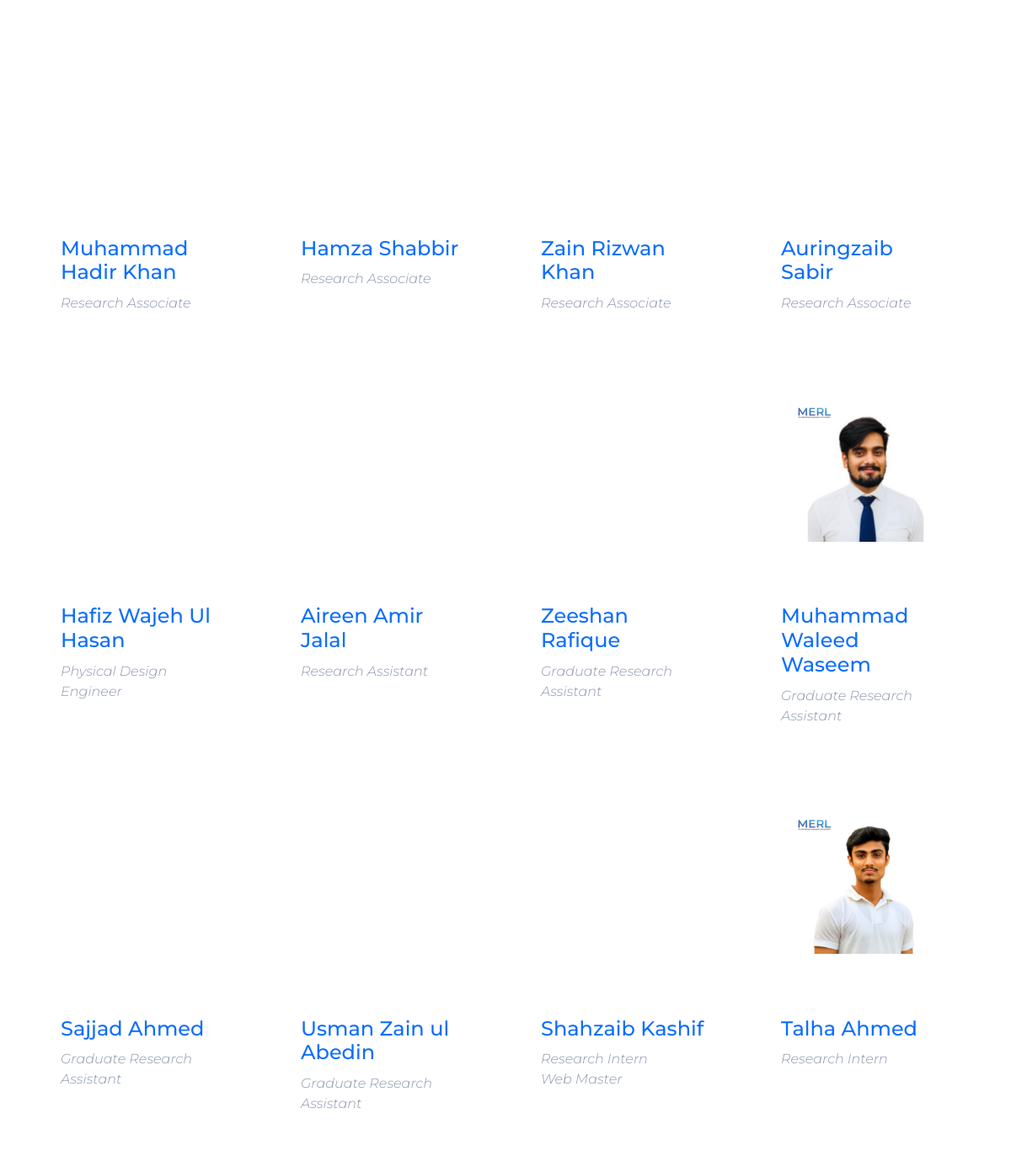
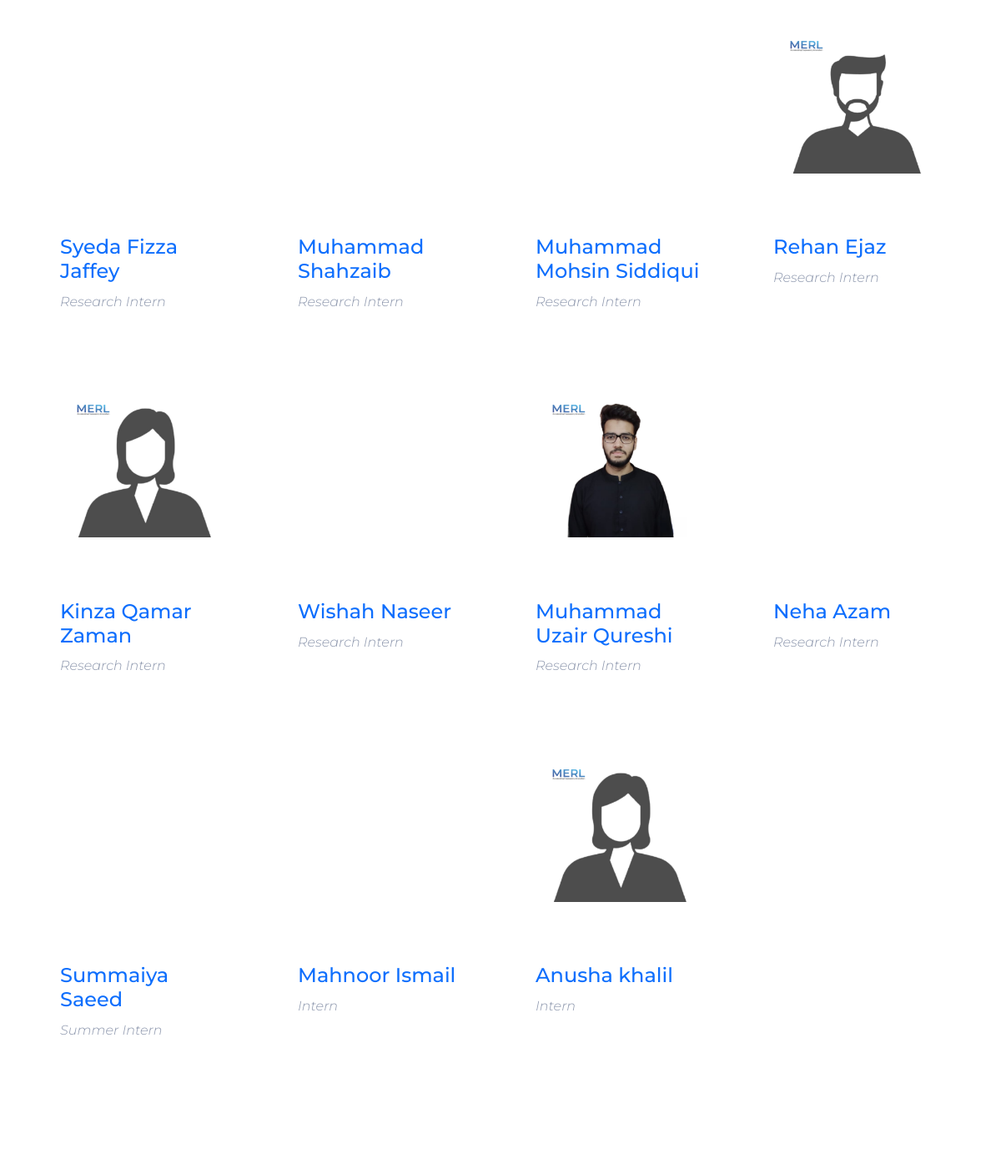
Before: /team/ (middle part) with the older database file (2 pictures, top to bottom).
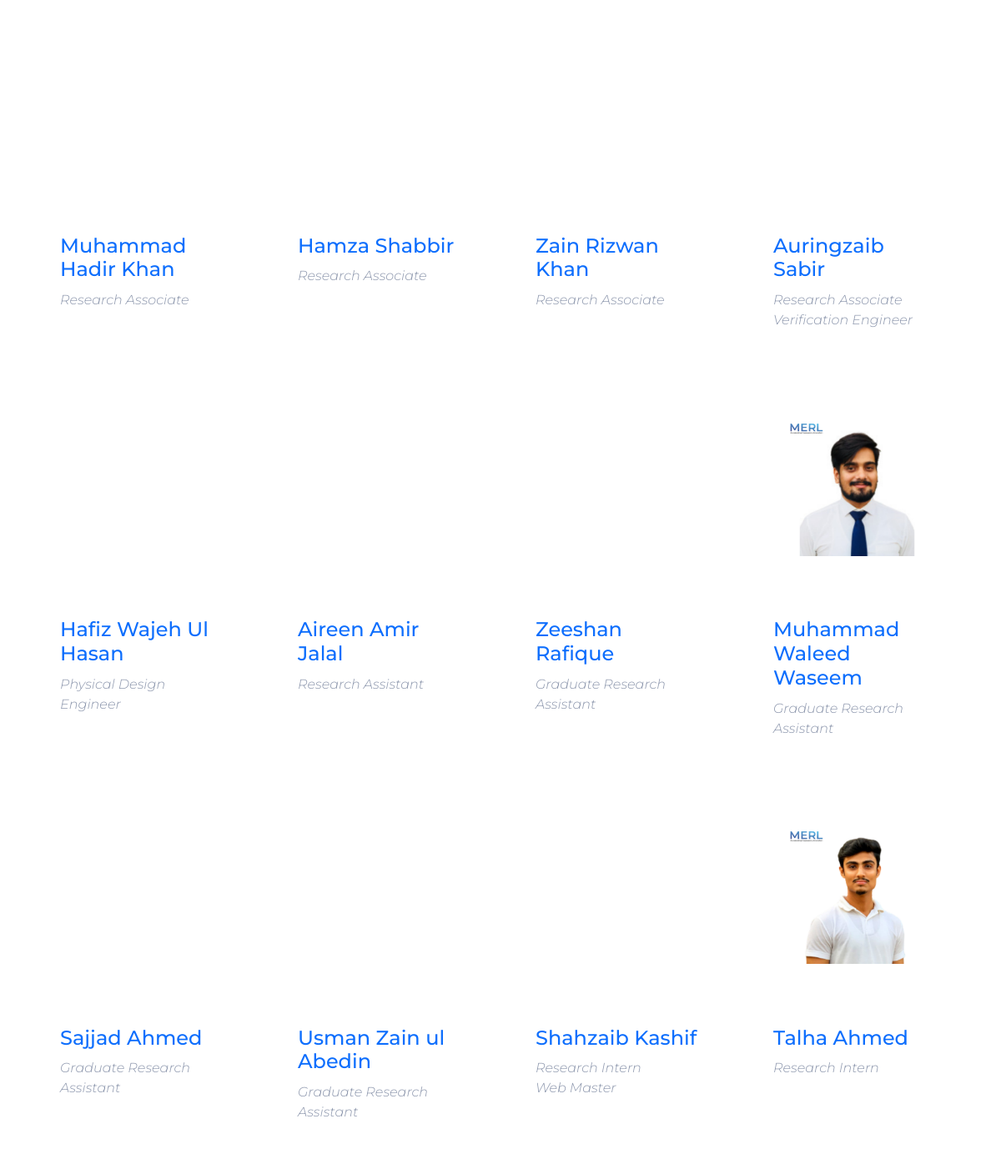
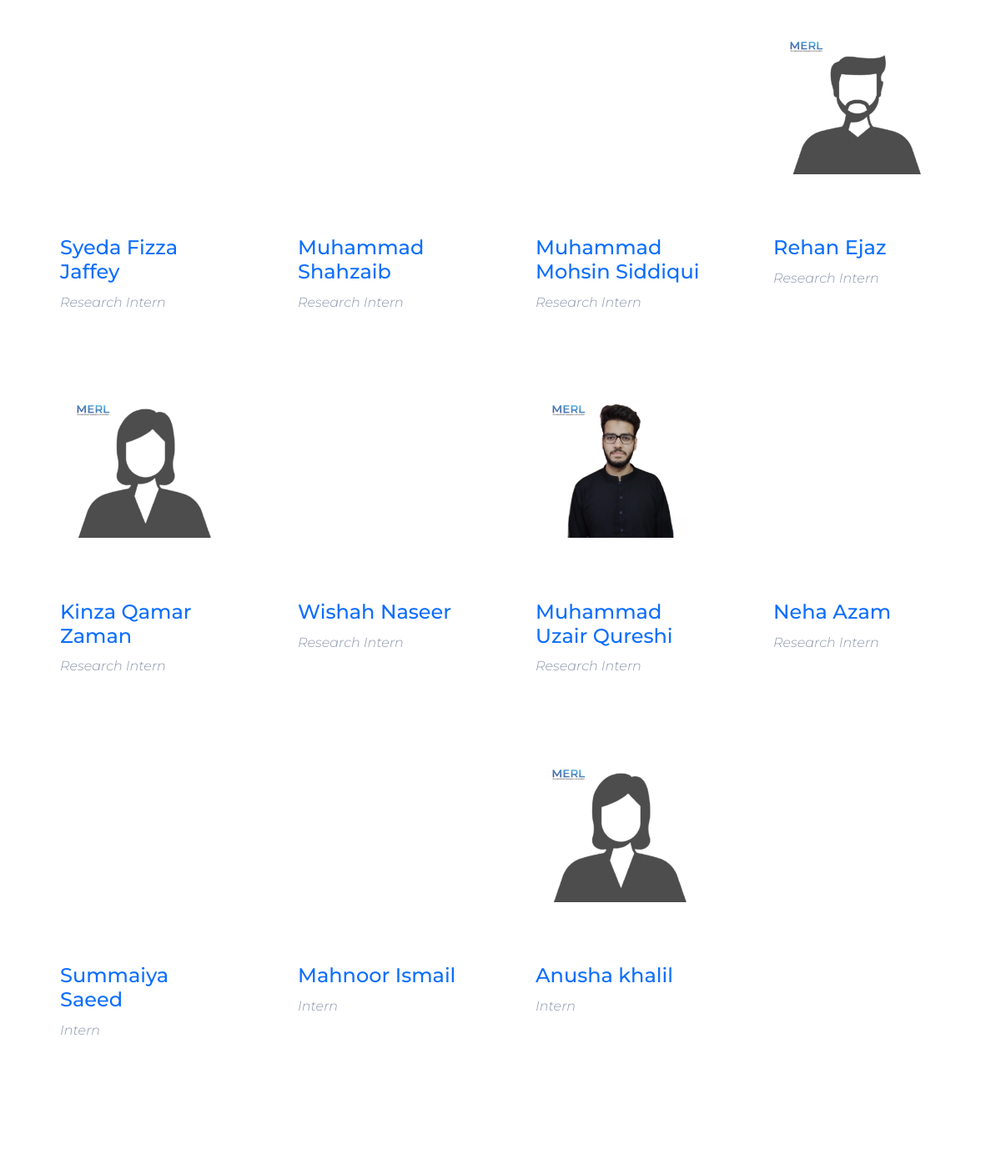
After: the same page with the newer database file (2 pictures, top to bottom).
### team/models.py (models this page shows, shortened)
class employee(models.Model):
    name = models.CharField(max_length=70)
    title = models.CharField(max_length=50)
    description = models.TextField(blank=True, null=True)
    skills = ListCharField(
                base_field=models.CharField(max_length=500),
                max_length=10000
            )
    projects = ListCharField(
                base_field=models.CharField(max_length=500),
                max_length=10000
            )
    Interest = ListCharField(
                base_field=models.CharField(max_length=500),
                max_length=10000
            )
    linkedin = models.URLField(max_length = 200, blank=True, null=True)
    github = models.URLField(max_length = 200, blank=True, null=True)
    twitter = models.URLField(max_length = 200, blank=True, null=True)
    mail = models.EmailField(max_length = 200, blank=True, null=True)
    picture = models.ImageField(blank=True,  null=True)
    period = models.CharField(null=True, blank=True, max_length=500)
    def get_details(self):
         return reverse("team", kwargs={"emp_id":self.id})

### team/views.py (the view)
# urls.py: path("team/", team_page, name="teams"),
def team_page(request):
    objs = mentors.objects.all()
    objs2 = employee.objects.all()
    researchAssociates = [obj for obj in objs2 if "Research Associate" in obj.title]
    physicalDesignEngrs = [obj for obj in objs2 if "Physical Design Engineer" in obj.title]
    researchAssistants = [obj for obj in objs2 if "Research Assistant" in obj.title and "Graduate" not in obj.title]
    graduateResearchAssistants = [obj for obj in objs2 if "Graduate Research Assistant" in obj.title]
    researchInterns = [obj for obj in objs2 if "Research Intern" in obj.title]
    interns = [obj for obj in objs2 if "Intern" in obj.title and "Research" not in obj.title]
    employees = researchAssociates + physicalDesignEngrs + researchAssistants + graduateResearchAssistants + researchInterns + interns
    context = {
        "mentors":objs,
        "employees":employees,
        "nav":nav_data()
    }
    return render(request, "team.html", context)

### pages/utils.py (called while the page is built)
def nav_data():
    p_objs = projectCategory.objects.all()
    t_objs = trainingCategory.objects.all()
    projs = [proj.project_set.all() for proj in p_objs]
    trains = [train.training_set.all() for train in t_objs]
    p_lst, t_lst = [],[]
    for i in range(len(p_objs)):
        p_lst.append((p_objs[i], projs[i]))
    for i in range(len(t_objs)):
        t_lst.append((t_objs[i], trains[i]))
    return (p_lst[::-1], t_lst[::-1])

### project/models.py (called while the page is built)
    def getURL(self):
        return reverse("research", kwargs={"res_id":self.id})

    def getURL(self):
        return reverse("project", kwargs={"proj_id":self.id})

### trainings/models.py (called while the page is built)
    def getURL(self):
        return reverse("training", kwargs={"train_id":self.id})

### templates/team.html (shortened to what this page needs)
{% extends 'base.html' %}
{% load static %}
{% block content %}
    <div class="py-5 team4">
    <section class="home-team">
        <div class="container">
            <div class="row">
                {% for employee in employees %}
                <div class="col-md-6 col-lg-3" >
                    <div class="card card-style2 team-card">
                        <div class="card_img" style="padding: 25px 50px;">
                          <div style="height: 200px;background: url('{{ employee.picture.url }}') center / contain no-repeat;" ></div>
                        </div>
                        <div class="card-block">
                            <h4 class="card-title"><a href="{{ employee.get_details }}">{{ employee.name }}</a> </h4><span>{{ employee.title | safe }}</span>
                        </div>
                    </div>
                </div>
                {% endfor %}
            </div>
        </div>
    </section>
    </div>
{% endblock %}

### templates/base.html (shortened to what this page needs)
{% load static %}
<!DOCTYPE html>
<html lang="en">
<head>
    <link rel="stylesheet" href="{% static 'bootstrap/css/bootstrap.min.css' %}">
    <link rel="stylesheet" href="{% static 'fonts/fontawesome-all.min.css' %}">
    <link rel="stylesheet" href="{% static 'fonts/font-awesome.min.css' %}">
    <link rel="stylesheet" href="{% static 'fonts/ionicons.min.css' %}">
    <link rel="stylesheet" href="{% static 'fonts/simple-line-icons.min.css' %}">
    <link rel="stylesheet" href="{% static 'fonts/fontawesome5-overrides.min.css' %}">
    <link rel="stylesheet" href="{% static 'css/4-Column-Team-Block---Circles.css' %}">
    <link rel="stylesheet" href="{% static 'css/Advanced-NavBar---Multi-dropdown.css' %}">
    <link rel="stylesheet" href="{% static 'css/animated-services.css' %}">
    <link rel="stylesheet" href="{% static 'css/dh-row-text-image-right-responsive.css' %}">
    <link rel="stylesheet" href="{% static 'css/featured-products-slider-1.css' %}">
    <link rel="stylesheet" href="{% static 'css/featured-products-slider-2.css' %}">
    <link rel="stylesheet" href="{% static 'css/featured-products-slider.css' %}">
    <link rel="stylesheet" href="{% static 'css/footer-servitech.css' %}">
    <link rel="stylesheet" href="https://cdnjs.cloudflare.com/ajax/libs/animate.css/3.5.2/animate.min.css">
    <link rel="stylesheet" href="https://cdnjs.cloudflare.com/ajax/libs/aos/2.3.4/aos.css">
    <link rel="stylesheet" href="{% static 'css/project-card.compiled.css' %}">
    <link rel="stylesheet" href="{% static 'css/slick-theme.css' %}">
    <link rel="stylesheet" href="{% static 'css/slick-theme.compiled.css' %}">
    <link rel="stylesheet" href="{% static 'css/slick.css' %}">
    <link rel="stylesheet" href="{% static 'css/styles.css' %}">
    <link rel="stylesheet" href="{% static 'css/Swiper-Slider-Card-For-Blog-Or-Product-1-1.css' %}">
    <link rel="stylesheet" href="{% static 'css/Swiper-Slider-Card-For-Blog-Or-Product-2.css' %}">
    <link rel="stylesheet" href="{% static 'css/Team-one-B4-1.css' %}">
    <link rel="stylesheet" href="{% static 'css/Team-one-B4.css' %}">
    <link rel="stylesheet" href="{% static 'css/Team-Presentation---2-Persons---Social-Media-Icon.css' %}">
</head>
<body>
    {% block content %}
    {% endblock %}
</body>
</html>

### templates/nav.html (shortened to what this page needs)
{% load static %}

### templates/footer.html (shortened to what this page needs)
{% load static %}

### static/css/4-Column-Team-Block---Circles.css (style rules this page uses)
.team4 { font-family: "Montserrat", sans-serif; color: #8d97ad; font-weight: 300; }
.team4 h1, .team4 h2, .team4 h3, .team4 h4, .team4 h5, .team4 h6 { color: #3e4555; }
.card a { text-decoration: none; }

### static/css/styles.css (style rules this page uses)
body { overflow-x: hidden; }
body > * { overflow-x: hidden; }

### static/css/Team-one-B4-1.css (style rules this page uses)
.home-team { padding-top: 80px; padding-bottom: 80px; }
@media (min-width: 992px) { .home-team { padding-top: 100px; padding-bottom: 100px; } }
.home-team .card-style2 { margin-top: 50px; }
.home-team .card-style2 .card-block { padding: 15px 30px; }
.home-team .card-style2 span { padding-left: 0px; font-style: italic; }
.team-card .card_img { overflow: hidden; margin: 0 auto; }
.card { border: 0px; border-radius: 0px; overflow: hidden; }
.card .card_img { position: relative; width: 100%; overflow: hidden; }
.card .card-title { color: black; margin: 0px; padding: 15px 0 10px; transition: all 0.3s ease; }
.card .card-block { padding: 10px 0 0; }

### static/css/Team-one-B4.css (style rules this page uses)
.home-team { padding-top: 80px; padding-bottom: 80px; }
@media (min-width: 992px) { .home-team { padding-top: 100px; padding-bottom: 100px; } }
.home-team .card-style2 { margin-top: 50px; }
.home-team .card-style2 .card-block { padding: 15px 30px; }
.home-team .card-style2 span { padding-left: 0px; font-style: italic; }
.team-card .card_img { overflow: hidden; margin: 0 auto; }
.card { border: 0px; border-radius: 0px; overflow: hidden; }
.card .card_img { position: relative; width: 100%; overflow: hidden; }
.card .card-title { margin: 0px; padding: 15px 0 10px; transition: all 0.3s ease; }
.card .card-block { padding: 10px 0 0; }

Changed rows visible on the page:
changed employee "Auringzaib Sabir": title "Research Associate" → "Research Associate Verification Engineer"
changed employee "Summaiya Saeed": title "Summer Intern" → "Intern"
